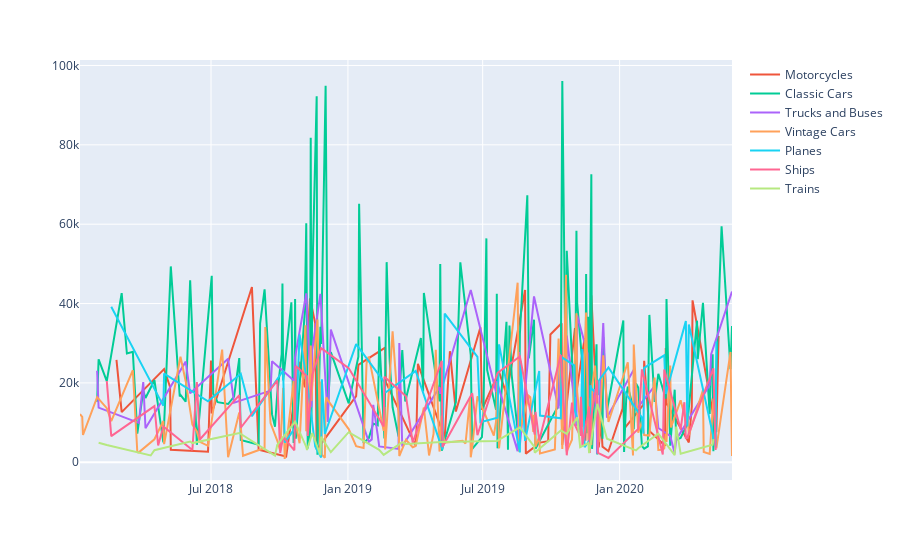

The notebook cell this image was saved under:
### Markdown cell above
## Step 3: Visualization

### Code cell
fig = px.line()
for i in range(0,len(product_lines)):
    temp = cleaned_df[cleaned_df['productline']==product_lines[i]][['order_date','sales']].groupby('order_date').sum().reset_index()
    fig.add_scatter(x=temp['order_date'], y=temp["sales"], name=product_lines[i])
fig.show()
